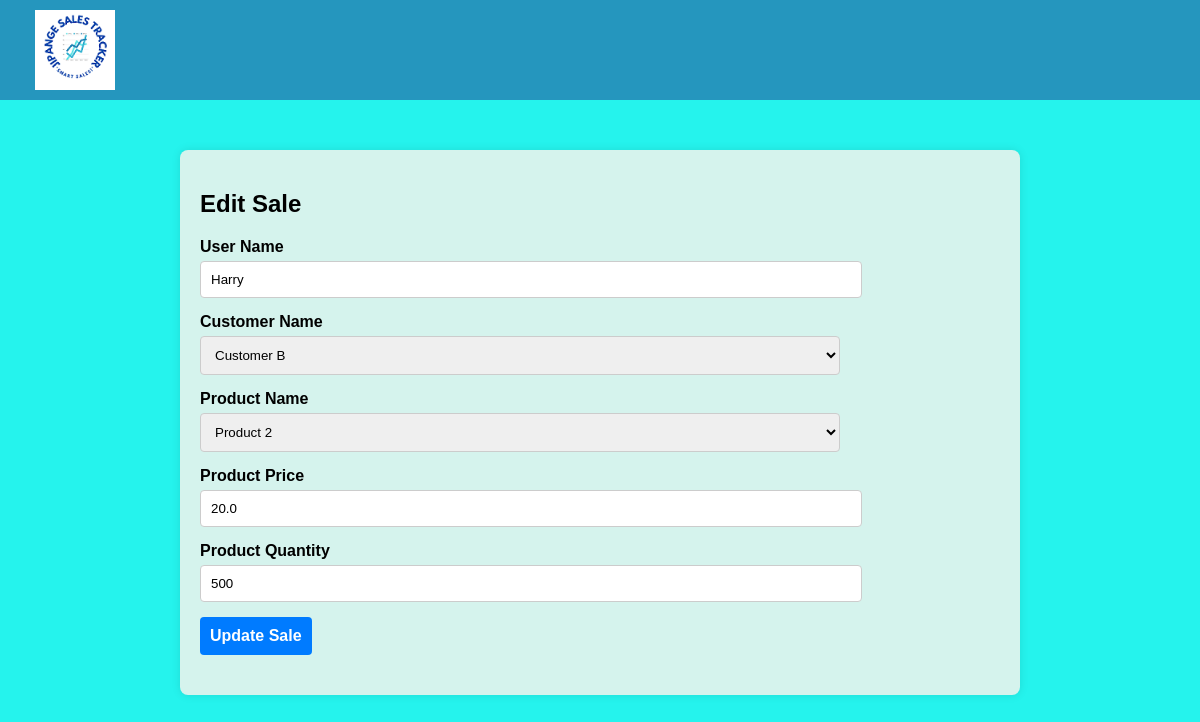
The app's page /edit_sale/2 (signed in), older data.
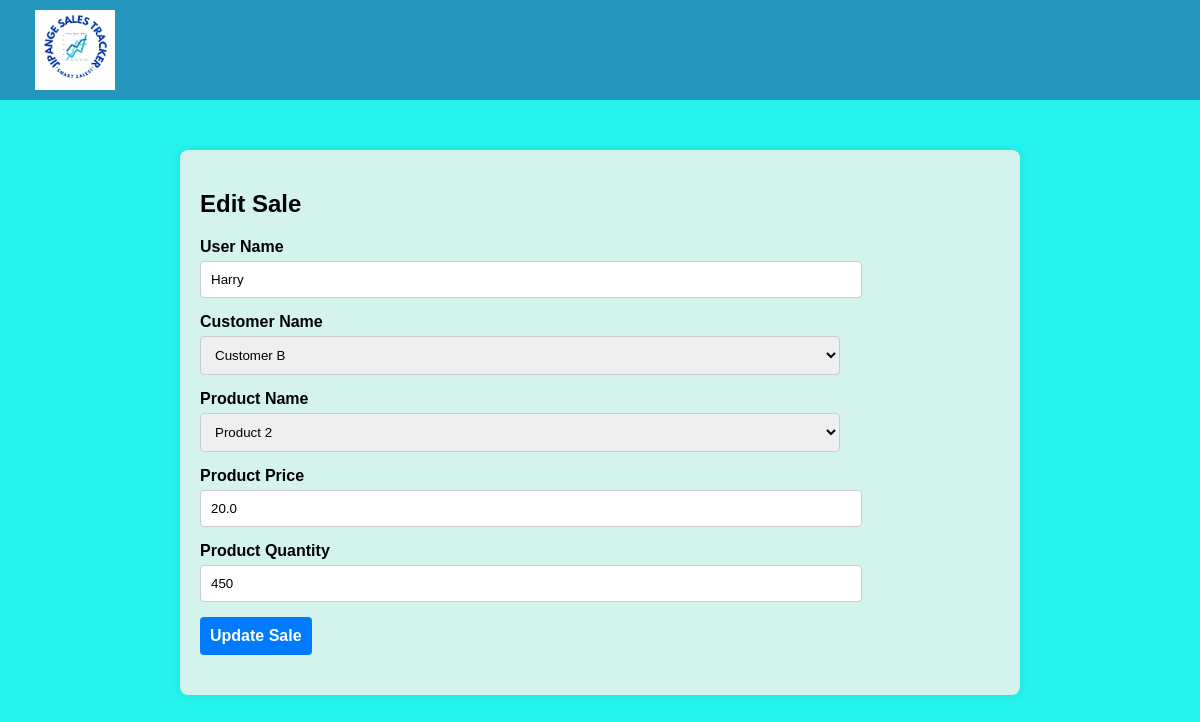
The same page, newer data.
### app.py (models this page shows, shortened)
class Sale(db.Model):
    id = db.Column(db.Integer, primary_key=True)
    user_name = db.Column(db.String(80), nullable=False)
    customer_name = db.Column(db.String(80), nullable=False)
    product_name = db.Column(db.String(80), nullable=False)
    product_price = db.Column(db.Float, nullable=False)
    product_quantity = db.Column(db.Integer, nullable=False)
    total_sale = db.Column(db.Float, nullable=False)
    date = db.Column(db.DateTime, default=datetime.utcnow)  # Use UTC time

### app.py (the view)
@app.route('/edit_sale/<int:id>', methods=['GET', 'POST'])
@login_required
def edit_sale(id):
    sale = Sale.query.get_or_404(id)
    customers = ['Customer A', 'Customer B', 'Customer C']
    products = [
        {'name': 'Product 1', 'price': 100},
        {'name': 'Product 2', 'price': 200},
        {'name': 'Product 3', 'price': 300}
    ]
    if request.method == 'POST':
        sale.user_name = request.form['userName']
        sale.customer_name = request.form['customerName']
        sale.product_name = request.form['productName']
        sale.product_price = float(request.form['productPrice'])
        sale.product_quantity = int(request.form['productQuantity'])
        sale.total_sale = sale.product_price * sale.product_quantity
        try:
            db.session.commit()
            return redirect('/')
        except Exception as e:
            return f"An error occurred while updating the sale: {e}"
    else:
        return render_template('edit.html', sale=sale, customers=customers, products=products)

### app.py (called while the page is built)
@login_manager.user_loader
def load_user(user_id):
    return User.query.get(int(user_id))

### templates/edit.html (shortened to what this page needs)
<!DOCTYPE html>
<html lang="en">
<head>
    <link rel="stylesheet" href="{{ url_for('static', filename='styles.css') }}">
</head>
<body>
    <nav class="navbar">
        <a class="navbar-brand" href="#">
            <img src="{{ url_for('static', filename='logo.png') }}" alt="Logo" class="logo">
        </a>
    </nav>
    <div class="container">
        <h2>Edit Sale</h2>
        <form method="POST" action="{{ url_for('edit_sale', id=sale.id) }}">
            <div class="form-group">
                <label for="userName">User Name</label>
                <input type="text" class="form-control" id="userName" name="userName" value="{{ sale.user_name }}" readonly>
            </div>
            <div class="form-group">
                <label for="customerName">Customer Name</label>
                <select class="form-control" id="customerName" name="customerName" required>
                    {% for customer in customers %}
                    <option value="{{ customer }}" {% if customer == sale.customer_name %}selected{% endif %}>{{ customer }}</option>
                    {% endfor %}
                </select>
            </div>
            <div class="form-group">
                <label for="productName">Product Name</label>
                <select class="form-control" id="productName" name="productName" required>
                    {% for product in products %}
                    <option value="{{ product.name }}" data-price="{{ product.price }}" {% if product.name == sale.product_name %}selected{% endif %}>{{ product.name }}</option>
                    {% endfor %}
                </select>
            </div>
            <div class="form-group">
                <label for="productPrice">Product Price</label>
                <input type="number" class="form-control" id="productPrice" name="productPrice" step="0.01" value="{{ sale.product_price }}" required>
            </div>
            <div class="form-group">
                <label for="productQuantity">Product Quantity</label>
                <input type="number" class="form-control" id="productQuantity" name="productQuantity" value="{{ sale.product_quantity }}" required>
            </div>
            <button type="submit" class="btn btn-primary">Update Sale</button>
        </form>
    </div>
</body>
</html>

### static/styles.css (style rules this page uses)
body { font-family: Verdana, sans-serif; background-color: rgb(37, 243, 237); margin: 0; padding: 0; }
.container { max-width: 800px; margin: 50px auto; padding: 20px; background-color: rgb(213, 243, 237); box-shadow: 0 0 10px rgba(0, 0, 0, 0.1); border-radius: 8px; }
.navbar { display: flex; justify-content: space-between; align-items: center; background-color: rgb(37, 150, 190); padding: 10px 20px; color: rgb(255, 255, 255); font-weight: bold; }
.navbar a { color: rgb(0, 0, 0); text-decoration: none; margin-left: 15px; }
.navbar-brand { display: flex; align-items: center; }
.navbar-brand .logo { height: 80px; margin-right: 10px; }
form { margin-bottom: 20px; }
.form-group { margin-bottom: 15px; }
.form-group label { display: block; margin-bottom: 5px; font-weight: bold; }
.form-control { width: 80%; padding: 10px; border: 1px solid #ccc; border-radius: 4px; }
.btn { display: inline-block; padding: 10px 10px; font-size: 1rem; border: none; border-radius: 4px; cursor: pointer; text-align: center; }
.btn-primary { background-color: #007bff; font-weight: bold; color: #fff; }

Row changes from the older to the newer data that the page shows:
changed Sale "Harry": productQuantity "500" → "450"
